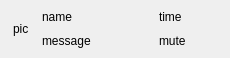
<?xml version="1.0" encoding="UTF-8"?>
<ui version="4.0">
 <class>Widget_ChatItem</class>
 <widget class="QWidget" name="Widget_ChatItem">
  <property name="geometry">
   <rect>
    <x>0</x>
    <y>0</y>
    <width>230</width>
    <height>58</height>
   </rect>
  </property>
  <property name="windowTitle">
   <string>Form</string>
  </property>
  <layout class="QGridLayout" name="gridLayout" columnstretch="0,1,0,9,0,5,0">
   <property name="leftMargin">
    <number>0</number>
   </property>
   <property name="topMargin">
    <number>0</number>
   </property>
   <property name="rightMargin">
    <number>0</number>
   </property>
   <property name="bottomMargin">
    <number>0</number>
   </property>
   <property name="spacing">
    <number>0</number>
   </property>
   <item row="0" column="1">
    <widget class="QLabel" name="label_Head">
     <property name="text">
      <string>pic</string>
     </property>
    </widget>
   </item>
   <item row="0" column="3">
    <layout class="QVBoxLayout" name="verticalLayout">
     <item>
      <spacer name="verticalSpacer_3">
       <property name="orientation">
        <enum>Qt::Vertical</enum>
       </property>
       <property name="sizeHint" stdset="0">
        <size>
         <width>20</width>
         <height>40</height>
        </size>
       </property>
      </spacer>
     </item>
     <item>
      <widget class="QLabel" name="label_Name">
       <property name="text">
        <string>name</string>
       </property>
      </widget>
     </item>
     <item>
      <spacer name="verticalSpacer">
       <property name="orientation">
        <enum>Qt::Vertical</enum>
       </property>
       <property name="sizeHint" stdset="0">
        <size>
         <width>20</width>
         <height>40</height>
        </size>
       </property>
      </spacer>
     </item>
     <item>
      <widget class="QLabel" name="label_Message">
       <property name="text">
        <string>message</string>
       </property>
      </widget>
     </item>
     <item>
      <spacer name="verticalSpacer_2">
       <property name="orientation">
        <enum>Qt::Vertical</enum>
       </property>
       <property name="sizeHint" stdset="0">
        <size>
         <width>20</width>
         <height>40</height>
        </size>
       </property>
      </spacer>
     </item>
    </layout>
   </item>
   <item row="0" column="5">
    <layout class="QVBoxLayout" name="verticalLayout_2">
     <item>
      <spacer name="verticalSpacer_6">
       <property name="orientation">
        <enum>Qt::Vertical</enum>
       </property>
       <property name="sizeHint" stdset="0">
        <size>
         <width>20</width>
         <height>40</height>
        </size>
       </property>
      </spacer>
     </item>
     <item>
      <widget class="QLabel" name="label_Time">
       <property name="text">
        <string>time</string>
       </property>
      </widget>
     </item>
     <item>
      <spacer name="verticalSpacer_4">
       <property name="orientation">
        <enum>Qt::Vertical</enum>
       </property>
       <property name="sizeHint" stdset="0">
        <size>
         <width>20</width>
         <height>40</height>
        </size>
       </property>
      </spacer>
     </item>
     <item>
      <widget class="QLabel" name="label_Mute">
       <property name="text">
        <string>mute</string>
       </property>
      </widget>
     </item>
     <item>
      <spacer name="verticalSpacer_5">
       <property name="orientation">
        <enum>Qt::Vertical</enum>
       </property>
       <property name="sizeHint" stdset="0">
        <size>
         <width>20</width>
         <height>40</height>
        </size>
       </property>
      </spacer>
     </item>
    </layout>
   </item>
   <item row="0" column="0">
    <spacer name="horizontalSpacer_4">
     <property name="orientation">
      <enum>Qt::Horizontal</enum>
     </property>
     <property name="sizeType">
      <enum>QSizePolicy::Preferred</enum>
     </property>
     <property name="sizeHint" stdset="0">
      <size>
       <width>13</width>
       <height>20</height>
      </size>
     </property>
    </spacer>
   </item>
   <item row="0" column="6">
    <spacer name="horizontalSpacer_3">
     <property name="orientation">
      <enum>Qt::Horizontal</enum>
     </property>
     <property name="sizeType">
      <enum>QSizePolicy::Preferred</enum>
     </property>
     <property name="sizeHint" stdset="0">
      <size>
       <width>13</width>
       <height>20</height>
      </size>
     </property>
    </spacer>
   </item>
   <item row="0" column="2">
    <spacer name="horizontalSpacer">
     <property name="orientation">
      <enum>Qt::Horizontal</enum>
     </property>
     <property name="sizeType">
      <enum>QSizePolicy::Preferred</enum>
     </property>
     <property name="sizeHint" stdset="0">
      <size>
       <width>13</width>
       <height>20</height>
      </size>
     </property>
    </spacer>
   </item>
   <item row="0" column="4">
    <spacer name="horizontalSpacer_2">
     <property name="orientation">
      <enum>Qt::Horizontal</enum>
     </property>
     <property name="sizeType">
      <enum>QSizePolicy::Preferred</enum>
     </property>
     <property name="sizeHint" stdset="0">
      <size>
       <width>13</width>
       <height>20</height>
      </size>
     </property>
    </spacer>
   </item>
  </layout>
 </widget>
 <resources/>
 <connections/>
</ui>
